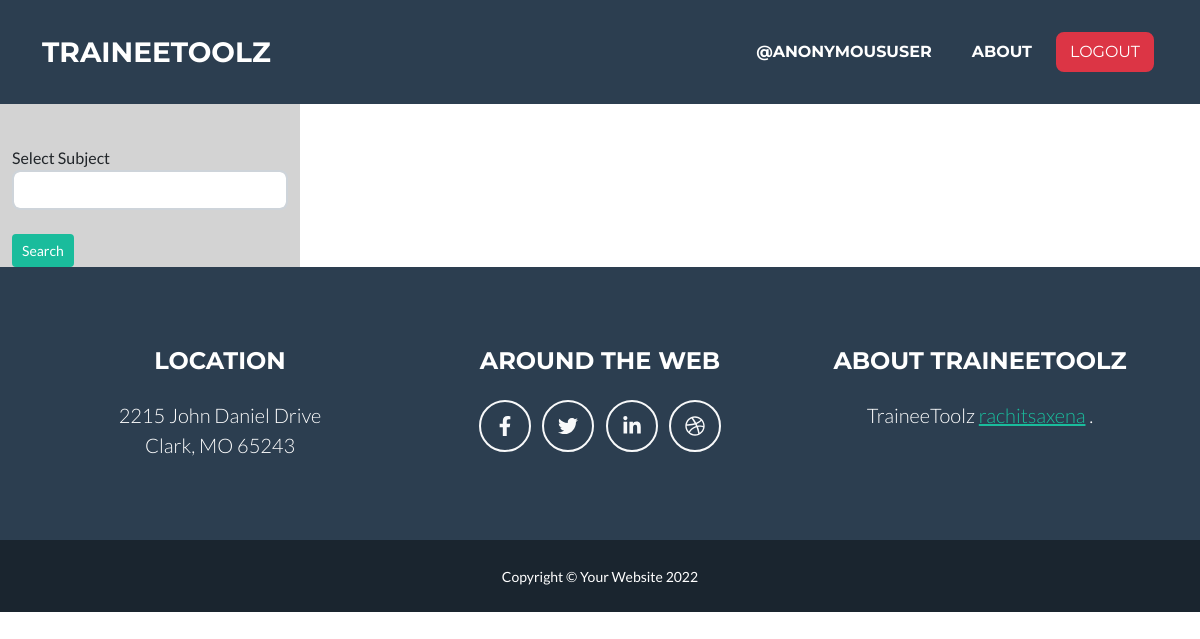
Page /notes/ on the earlier database version.
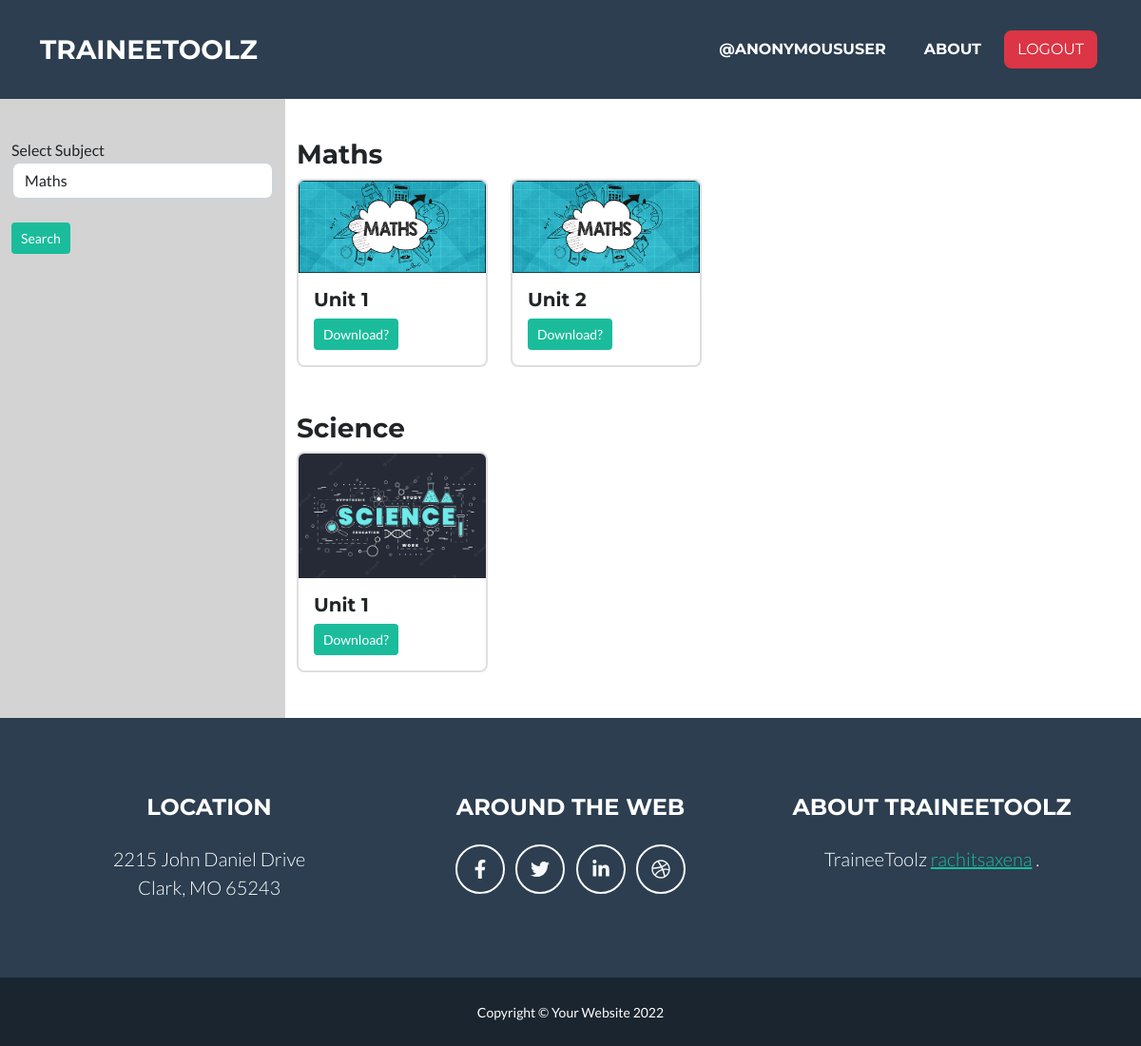
Same page on the later database version.
### notes/models.py (models this page shows, shortened)
class Subject(models.Model):
    name = models.CharField(max_length=100)
    units = models.ManyToManyField('Unit', blank=True, related_name='units')
    img = models.ImageField(null=True , blank=True)
    def __str__(self):
        return self.name

class Unit(models.Model):
    subject = models.ForeignKey(Subject , on_delete=models.CASCADE)
    unitNo = models.IntegerField(default=1)
    file = models.FileField(null=True, blank=True)
    class Meta:
        unique_together = ('unitNo','subject')

### notes/views.py (the view)
# urls.py: path('', views.index, name='index'),
def index(request):
    subjects = Subject.objects.all()
    params = {
        'subjects':subjects
    }
    return render(request,'notes/index.html',params)

### templates/notes/index.html (shortened to what this page needs)
{% extends 'basic.html'%}
{% block content%}
{% load static %}
<div class="container-fluid ">
    <div class="row">
            <div class="col-sm-3 pt-5" style="background-color:#D3D3D3;">
                <form method="POST" action="{% url 'search-subject' %}"> {% csrf_token%}
                <div class="form-group" style="width:100%;">
                    <label for="exampleFormControlSelect1">Select Subject</label>
                    <select class="form-control" name='subject' id="exampleFormControlSelect1">
                        {% for i in subjects%}
                            <option>{{i}}</option>
                        {% endfor%}
                    </select>
                </div>
                <br>
                <button class="btn btn-sm btn-primary" type="submit">Search</button>
                </form>
            </div>
        <div class="col-sm-9 pt-5">
            {% for i in subjects%}
                <div class="row">
                        <h3>{{i}}</h3>
                        {% for j in i.units.all%}
                            <div class="col-sm-3 mb-5 mr-3">
                                <div class="card" >
                                  <img class="card-img-top" src="{{i.img.url}}" alt="Card image cap">
                                  <div class="card-body">
                                    <h5 class="card-title">Unit {{j.unitNo}}</h5>
                                    <a href="{{j.file.url}}" class="btn btn-primary btn-sm">Download?</a>
                                  </div>
                                </div>
                            </div>
                        {% endfor %}
                </div>
            {% endfor%}
        </div>
    </div>
</div>
{% endblock content%}

### templates/basic.html (shortened to what this page needs)
<!DOCTYPE html>
<html lang="en">
    <head>
    </head>
    <body id="page-top">
        <nav class="navbar navbar-expand-lg bg-secondary text-uppercase fixed-top" id="mainNav">
            <div class="container">
                <a class="navbar-brand" href="{% url 'index' %}">TraineeToolz</a>
                <div class="collapse navbar-collapse" id="navbarResponsive">
                    <ul class="navbar-nav ms-auto">
                        <li class="nav-item mx-0 mx-lg-1"><a class="nav-link py-3 px-0 px-lg-3 rounded" href="{% url 'profilePage' user.id%}" >@{{user}}</a></li>
                        <li class="nav-item mx-0 mx-lg-1"><a class="nav-link py-3 px-0 px-lg-3 rounded" href="#about">About</a></li>
                        <li class="nav-item mx-0 mx-lg-1"><a class="btn btn-danger mt-lg-2" href="{% url 'loginPage' %}">Logout</a></li>
                    </ul>
                </div>
            </div>
        </nav>
        {% block content%}
        {% endblock content%}
        <footer class="footer text-center">
            <div class="container">
                <div class="row">
                    <div class="col-lg-4 mb-5 mb-lg-0">
                        <h4 class="text-uppercase mb-4">Location</h4>
                        <p class="lead mb-0">
                            2215 John Daniel Drive
                            <br />
                            Clark, MO 65243
                        </p>
                    </div>
                    <div class="col-lg-4 mb-5 mb-lg-0">
                        <h4 class="text-uppercase mb-4">Around the Web</h4>
                        <a class="btn btn-outline-light btn-social mx-1" href="#!"><i class="fab fa-fw fa-facebook-f"></i></a>
                        <a class="btn btn-outline-light btn-social mx-1" href="#!"><i class="fab fa-fw fa-twitter"></i></a>
                        <a class="btn btn-outline-light btn-social mx-1" href="#!"><i class="fab fa-fw fa-linkedin-in"></i></a>
                        <a class="btn btn-outline-light btn-social mx-1" href="#!"><i class="fab fa-fw fa-dribbble"></i></a>
                    </div>
                    <div class="col-lg-4">
                        <h4 class="text-uppercase mb-4">About TraineeToolz</h4>
                        <p class="lead mb-0">
                           TraineeToolz
                            <a href="http://startbootstrap.com">rachitsaxena</a>
                            .
                        </p>
                    </div>
                </div>
            </div>
        </footer>
        <div class="copyright py-4 text-center text-white">
            <div class="container"><small>Copyright &copy; Your Website 2022</small></div>
        </div>
    </body>
</html>

Differences in the rows shown:
added Subject: name "Maths"
added Unit: img (picture), unitNo "1", shown under "Maths"
added Unit: img (picture), unitNo "2", shown under "Maths"
added Subject: name "Science"
added Unit: img (picture), unitNo "1", shown under "Science"
Other differences:
form field subject: (not shown) → "Maths"
